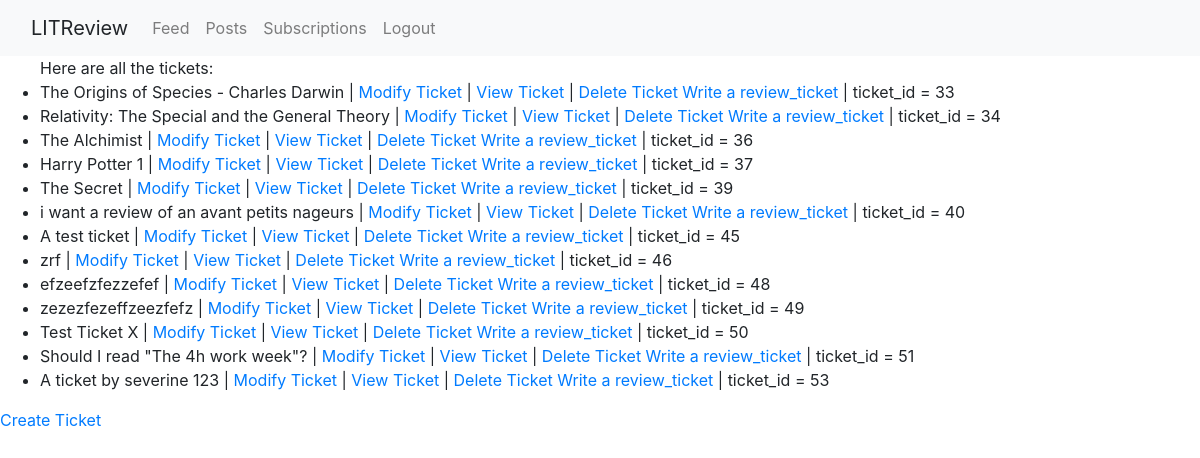
Page /tickets (signed in) on the committed database.
### webapp/models.py (models this page shows)
class Ticket(models.Model):
    title = models.CharField(max_length=128, blank=True)
    description = models.TextField(max_length=2059, blank=True)
    user = models.ForeignKey(
        to=settings.AUTH_USER_MODEL, on_delete=models.CASCADE, blank=True)
    image = models.ImageField(upload_to='images/', null=True, blank=True)
    time_created = models.DateTimeField(auto_now_add=True)

### webapp/views.py (the view)
# urls.py: path('tickets', views.list_tickets, name="list_tickets"),
def list_tickets(request):
    tickets = Ticket.objects.all()
    return render(request, 'list_tickets.html', {'tickets': tickets})

### webapp/templates/list_tickets.html
{% extends "main.html" %}
{% block content %}
<ul>
  {% if tickets %}
    <span>Here are all the tickets:</span>
    {% for ticket in tickets  %}
      <li>{{ticket.title}} | <a href="{% url 'create_ticket' ticket_id=ticket.id %}">Modify Ticket</a> | <a href="{% url 'view_ticket' ticket_id=ticket.id %}">View Ticket</a> | <a href="{% url 'delete_ticket' ticket_id=ticket.id %}">Delete Ticket</a>
      <a href="{% url 'write_review_ticket' ticket_id=ticket.id %}">
      Write a review_ticket</a> | ticket_id = {{ticket.id}}
      </li>
    {% endfor %}
  {% else %}
      <span class="text-danger"> No ticket to show!</span>
  {% endif %}
</ul>
<a href="{% url 'create_ticket' %}">Create Ticket</a>
{% endblock content %}

### rows in the picture
Ticket: title "The Origins of Species - Charles Darwin", id "33"
Ticket: title "Relativity: The Special and the General Theory", id "34"
Ticket: title "The Alchimist", id "36"
Ticket: title "Harry Potter 1", id "37"
Ticket: title "The Secret", id "39"
Ticket: title "i want a review of an avant petits nageurs", id "40"
Ticket: title "A test ticket", id "45"
Ticket: title "zrf", id "46"
Ticket: title "efzeefzfezzefef", id "48"
Ticket: title "zezezfezeffzeezfefz", id "49"
Ticket: title "Test Ticket X", id "50"
Ticket: title "Should I read \"The 4h work week\"?", id "51"
Ticket: title "A ticket by severine 123", id "53"
